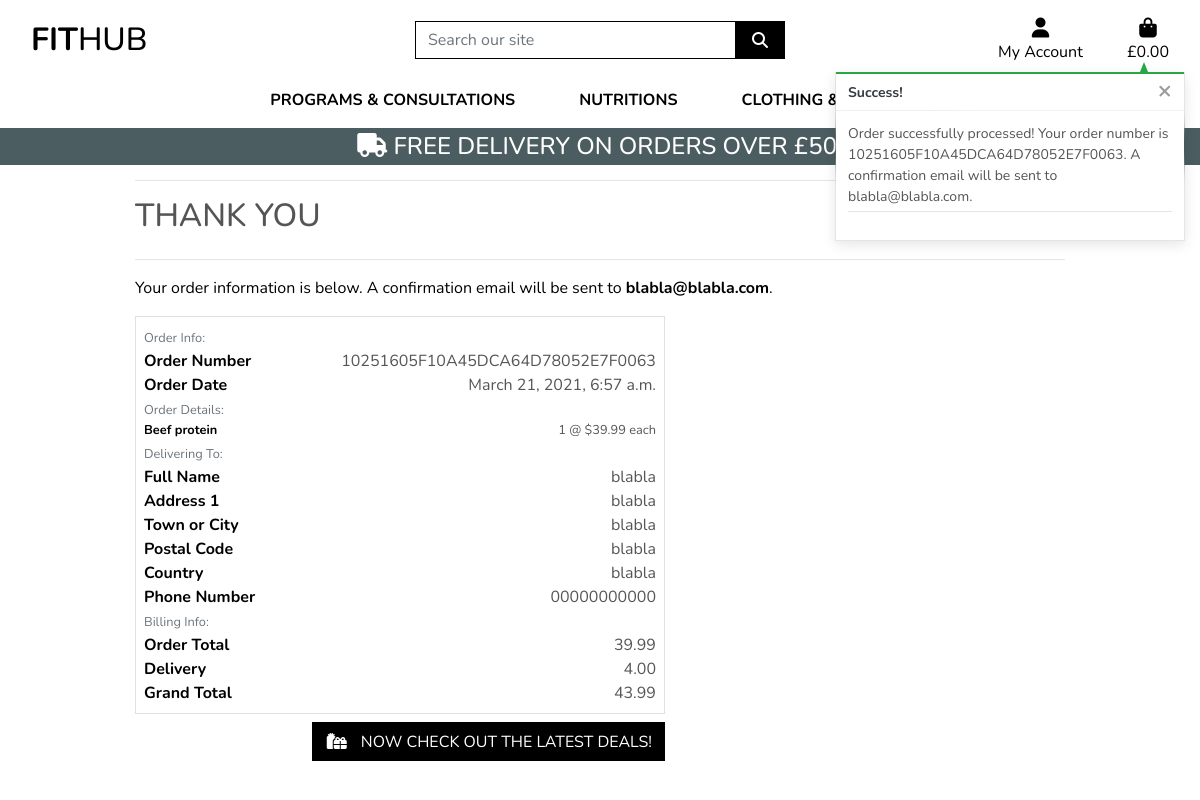
/checkout/checkout_success/10251605F10A45DCA64D78052E7F0063 (signed in), run on the app's committed database.
### checkout/models.py (models this page shows, shortened)
class Order(models.Model):
    order_number = models.CharField(max_length=32, null=False, editable=False)
    full_name = models.CharField(max_length=50, null=False, blank=False)
    email = models.EmailField(max_length=254, null=False, blank=False)
    phone_number = models.CharField(max_length=20, null=False, blank=False)
    country = models.CharField(max_length=40, null=False, blank=False)
    postcode = models.CharField(max_length=20, null=True, blank=True)
    town_or_city = models.CharField(max_length=40, null=False, blank=False)
    street_address1 = models.CharField(max_length=80, null=False, blank=False)
    street_address2 = models.CharField(max_length=80, null=True, blank=True)
    county = models.CharField(max_length=80, null=True, blank=True)
    date = models.DateTimeField(auto_now_add=True)
    delivery_cost = models.DecimalField(max_digits=6, decimal_places=2, null=False, default=0)
    order_total = models.DecimalField(max_digits=10, decimal_places=2, null=False, default=0)
    grand_total = models.DecimalField(max_digits=10, decimal_places=2, null=False, default=0)
    original_bag = models.TextField(null=False, blank=False, default='')
    stripe_pid = models.CharField(max_length=254, null=False, blank=False, default='')

class OrderLineItem(models.Model):
    order = models.ForeignKey(Order, null=False, blank=False, on_delete=models.CASCADE, related_name='lineitems')
    product = models.ForeignKey(Product, null=False, blank=False, on_delete=models.CASCADE)
    product_size = models.CharField(max_length=2, null=True, blank=True) # XS, S, M, L, XL
    quantity = models.IntegerField(null=False, blank=False, default=0)
    lineitem_total = models.DecimalField(max_digits=6, decimal_places=2, null=False, blank=False, editable=False)

### products/models.py (models this page shows, shortened)
class Product(models.Model):
    category = models.ForeignKey('Category', null=True, blank=True, on_delete=models.SET_NULL)
    sku = models.CharField(max_length=254, null=True, blank=True)
    name = models.CharField(max_length=254)
    description = models.TextField()
    has_sizes = models.BooleanField(default=False, null=True, blank=True)
    price = models.DecimalField(max_digits=6, decimal_places=2)
    rating = models.DecimalField(max_digits=6, decimal_places=2, null=True, blank=True)
    image_url = models.URLField(max_length=1024, null=True, blank=True)
    image = models.ImageField(null=True, blank=True)

### checkout/views.py (the view)
# urls.py: path('checkout_success/<order_number>', views.checkout_success, name='checkout_success'),
def checkout_success(request, order_number):
    save_info = request.session.get('save_info')
    order = get_object_or_404(Order, order_number=order_number)
    messages.success(request, f'Order successfully processed! \
        Your order number is {order_number}. A confirmation \
        email will be sent to {order.email}.')
    if 'bag' in request.session:
        del request.session['bag']
    template = 'checkout/checkout_success.html'
    context = {
        'order': order,
    }
    return render(request, template, context)

### bag/contexts.py (called while the page is built, shortened)
def bag_contents(request):
    bag_items = []
    total = 0
    product_count = 0
    bag = request.session.get('bag', {})
    if total < settings.FREE_DELIVERY_THRESHOLD:
        delivery = total * Decimal(settings.STANDARD_DELIVERY_PERCENTAGE / 100)
        free_delivery_delta = settings.FREE_DELIVERY_THRESHOLD - total
    else:
        delivery = 0
        free_delivery_delta = 0
    grand_total = delivery + total
    context = {
        'bag_items': bag_items,
        'total': total,
        'product_count': product_count,
        'delivery': delivery,
        'free_delivery_delta': free_delivery_delta,
        'free_delivery_threshold': settings.FREE_DELIVERY_THRESHOLD,
        'grand_total': grand_total,
    }
    return context

### checkout/templates/checkout/checkout_success.html (shortened to what this page needs)
{% extends "base.html" %}
{% load static %}
{% block extra_css %}
    <link rel="stylesheet" href="{% static 'checkout/css/checkout.css' %}">
{% endblock %}
{% block page_header %}
    <div class="container header-container">
    </div>
{% endblock %}
{% block content %}
    <div class="overlay"></div>
    <div class="container">
        <div class="row">
            <div class="col">
                <hr>
                <h2 class="logo-font mb-4">Thank You</h2>
                <hr>
                <p class="text-black">Your order information is below. A confirmation email will be sent to <strong>{{ order.email }}</strong>.</p>
            </div>
        </div>
        <div class="row">
            <div class="col-12 col-lg-7">
                <div class="order-confirmation-wrapper p-2 border">
                    <div class="row">
                        <div class="col">
                            <small class="text-muted">Order Info:</small>
                        </div>
                    </div>
                    <div class="row">
                        <div class="col-12 col-md-4">
                            <p class="mb-0 text-black font-weight-bold">Order Number</p>
                        </div>
                        <div class="col-12 col-md-8 text-md-right">
                            <p class="mb-0">{{ order.order_number }}</p>
                        </div>
                    </div>
                    <div class="row">
                        <div class="col-12 col-md-4">
                            <p class="mb-0 text-black font-weight-bold">Order Date</p>
                        </div>
                        <div class="col-12 col-md-8 text-md-right">
                            <p class="mb-0">{{ order.date }}</p>
                        </div>
                    </div>
                    <div class="row">
                        <div class="col">
                            <small class="text-muted">Order Details:</small>
                        </div>
                    </div>
                    {% for item in order.lineitems.all %}
                    <div class="row">
                        <div class="col-12 col-md-4">
                            <p class="small mb-0 text-black font-weight-bold">
                                {{ item.product.name }}{% if item.product_size %} - Size {{ item.product.size|upper }}{% endif %}
                            </p>
                        </div>
                        <div class="col-12 col-md-8 text-md-right">
                            <p class="small mb-0">{{ item.quantity }} @ ${{ item.product.price }} each</p>
                        </div>
                    </div>
                    {% endfor %}
                    <div class="row">
                        <div class="col">
                            <small class="text-muted">Delivering To:</small>
                        </div>
                    </div>
                    <div class="row">
                        <div class="col-12 col-md-4">
                            <p class="mb-0 text-black font-weight-bold">Full Name</p>
                        </div>
                        <div class="col-12 col-md-8 text-md-right">
                            <p class="mb-0">{{ order.full_name }}</p>
                        </div>
                    </div>
                    <div class="row">
                        <div class="col-12 col-md-4">
                            <p class="mb-0 text-black font-weight-bold">Address 1</p>
                        </div>
                        <div class="col-12 col-md-8 text-md-right">
                            <p class="mb-0">{{ order.street_address1 }}</p>
                        </div>
                    </div>
                    <div class="row">
                        <div class="col-12 col-md-4">
                            <p class="mb-0 text-black font-weight-bold">Town or City</p>
                        </div>
                        <div class="col-12 col-md-8 text-md-right">
                            <p class="mb-0">{{ order.town_or_city }}</p>
                        </div>
                    </div>
                    {% if order.postcode %}
                    <div class="row">
                        <div class="col-12 col-md-4">
                            <p class="mb-0 text-black font-weight-bold">Postal Code</p>
                        </div>
                        <div class="col-12 col-md-8 text-md-right">
                            <p class="mb-0">{{ order.postcode }}</p>
                        </div>
                    </div>
                    {% endif %}
                    <div class="row">
                        <div class="col-12 col-md-4">
                            <p class="mb-0 text-black font-weight-bold">Country</p>
                        </div>
                        <div class="col-12 col-md-8 text-md-right">
                            <p class="mb-0">{{ order.country }}</p>
                        </div>
                    </div>
                    <div class="row">
                        <div class="col-12 col-md-4">
                            <p class="mb-0 text-black font-weight-bold">Phone Number</p>
                        </div>
                        <div class="col-12 col-md-8 text-md-right">
                            <p class="mb-0">{{ order.phone_number }}</p>
                        </div>
                    </div>
                    <div class="row">
                        <div class="col">
                            <small class="text-muted">Billing Info:</small>
                        </div>
                    </div>
                    <div class="row">
                        <div class="col-12 col-md-4">
                            <p class="mb-0 text-black font-weight-bold">Order Total</p>
                        </div>
                        <div class="col-12 col-md-8 text-md-right">
                            <p class="mb-0">{{ order.order_total }}</p>
                        </div>
                    </div>
                    <div class="row">
                        <div class="col-12 col-md-4">
                            <p class="mb-0 text-black font-weight-bold">Delivery</p>
                        </div>
                        <div class="col-12 col-md-8 text-md-right">
                            <p class="mb-0">{{ order.delivery_cost }}</p>
                        </div>
                    </div>
                    <div class="row">
                        <div class="col-12 col-md-4">
                            <p class="mb-0 text-black font-weight-bold">Grand Total</p>
                        </div>
                        <div class="col-12 col-md-8 text-md-right">
                            <p class="mb-0">{{ order.grand_total }}</p>
                        </div>
                    </div>
                </div>
            </div>
        </div>
        <div class="row">
			<div class="col-12 col-lg-7 text-right">
				<a href="{% url 'products' %}?category=new_arrivals,deals,clearance" class="btn btn-black rounded-0 my-2">
					<span class="icon mr-2">
						<i class="fas fa-gifts"></i>
					</span>
					<span class="text-uppercase">Now check out the latest deals!</span>
				</a>
			</div>
		</div>
    </div>
{% endblock %}

### static/css/base.css (style rules this page uses)
html { height: 100%; }
body { background: url('/media/home_page_background.jpg') no-repeat center center fixed; background-size: cover; height: calc(100vh - 164px); color: #555; font-family: 'Nunito', sans-serif; }
.icon { align-items: center; display: inline-flex; justify-content: center; height: 1.5rem; width: 1.5rem; }
.logo-font { text-transform: uppercase; }
.btn-black { background: black; color: white; }
.text-black { color: #000 !important; }
.overlay { height: 100%; width: 100%; top: 0; left: 0; position: fixed; background: white; z-index: -1; }
@media (min-width: 1200px) { .container { max-width: 80%; } }
@media (min-width: 992px) { .header-container { padding-top: 164px; } }

### data on the page
Order: email "blabla@blabla.com", order_number "10251605F10A45DCA64D78052E7F0063", date "March 21, 2021, 6:57 a.m.", full_name "blabla", street_address1 "blabla", town_or_city "blabla", postcode "blabla", country "blabla", phone_number "00000000000", order_total "39.99", delivery_cost "4.00", grand_total "43.99"
OrderLineItem: product.name "Beef protein", quantity "1", product.price "39.99"

### other printed values
{{ free_delivery_threshold }} "50"
{{ message }} "Order successfully processed! Your order number is 10251605F10A45DCA64D78052E7F0063. A confirmation email will be sent to blabla@blabla.com."
